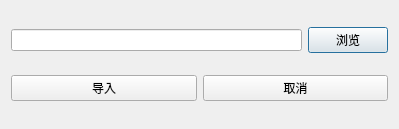
<?xml version="1.0" encoding="UTF-8"?>
<ui version="4.0">
 <class>Dialog</class>
 <widget class="QDialog" name="Dialog">
  <property name="geometry">
   <rect>
    <x>0</x>
    <y>0</y>
    <width>399</width>
    <height>129</height>
   </rect>
  </property>
  <property name="windowTitle">
   <string>Dialog</string>
  </property>
  <layout class="QVBoxLayout" name="verticalLayout">
   <item>
    <layout class="QHBoxLayout" name="horizontalLayout">
     <item>
      <widget class="QLineEdit" name="ledtPath"/>
     </item>
     <item>
      <widget class="QPushButton" name="btnSearch">
       <property name="text">
        <string>浏览</string>
       </property>
      </widget>
     </item>
    </layout>
   </item>
   <item>
    <layout class="QHBoxLayout" name="horizontalLayout_2">
     <item>
      <widget class="QPushButton" name="btnImport">
       <property name="text">
        <string>导入</string>
       </property>
      </widget>
     </item>
     <item>
      <widget class="QPushButton" name="btnCancel">
       <property name="text">
        <string>取消</string>
       </property>
      </widget>
     </item>
    </layout>
   </item>
  </layout>
 </widget>
 <resources/>
 <connections/>
</ui>
